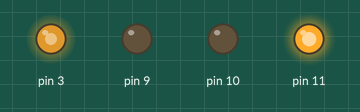
Recording of a sketch running on a simulated Arduino Uno, built with avr-gcc and run on an emulated ATmega328P. Shown: output pins drawn as LEDs (lit = HIGH).

Above: at 0.05 s.
At 6.95 s:
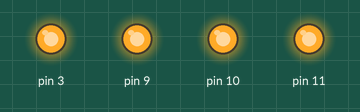
Timing chart, 0 to 8.1 s (numbered marks = the images above):
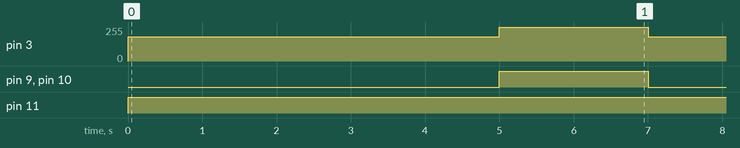

The sketch:

program.ino
```cpp
void free_moter(){
  digitalWrite(3, LOW);
  digitalWrite(9, LOW);
  digitalWrite(10, LOW);
  digitalWrite(11, LOW);
  digitalWrite(13, LOW);
  return 0;
}

void brake_moter(){
  digitalWrite(3, HIGH);
  digitalWrite(9, HIGH);
  digitalWrite(10, HIGH);
  digitalWrite(11, HIGH);
  digitalWrite(13, HIGH);
  return 0;
}

void moter(int rot, int pwm){
  float pwm_f = pwm * 1.82;
  if(rot){
    analogWrite(3, LOW);
    digitalWrite(9, pwm_f);
    analogWrite(10, pwm);
    digitalWrite(11, LOW);
  }else{
    analogWrite(3, pwm_f);
    digitalWrite(9, LOW);
    analogWrite(10, LOW);
    digitalWrite(11, pwm);
  }
  return 0;
}

void setup() {
  pinMode(3, OUTPUT); //D3ピンを出力に設定
  pinMode(9, OUTPUT);
  pinMode(10, OUTPUT);
  pinMode(11, OUTPUT);
}

void loop(){
  moter(0, 100);
  delay(5000);
  //moter(1, 150);
  //delay(2000);

  brake_moter();
  delay(2000);

}
```

Measured:
- by itself, pin 3: alternates 255/255 for 2.0 s and 182/255 for 5.0 s
- by itself, pin 9, pin 10: alternates HIGH for 2.0 s and LOW for 5.0 s
- by itself, pin 11: LOW → HIGH at 0.00 s
